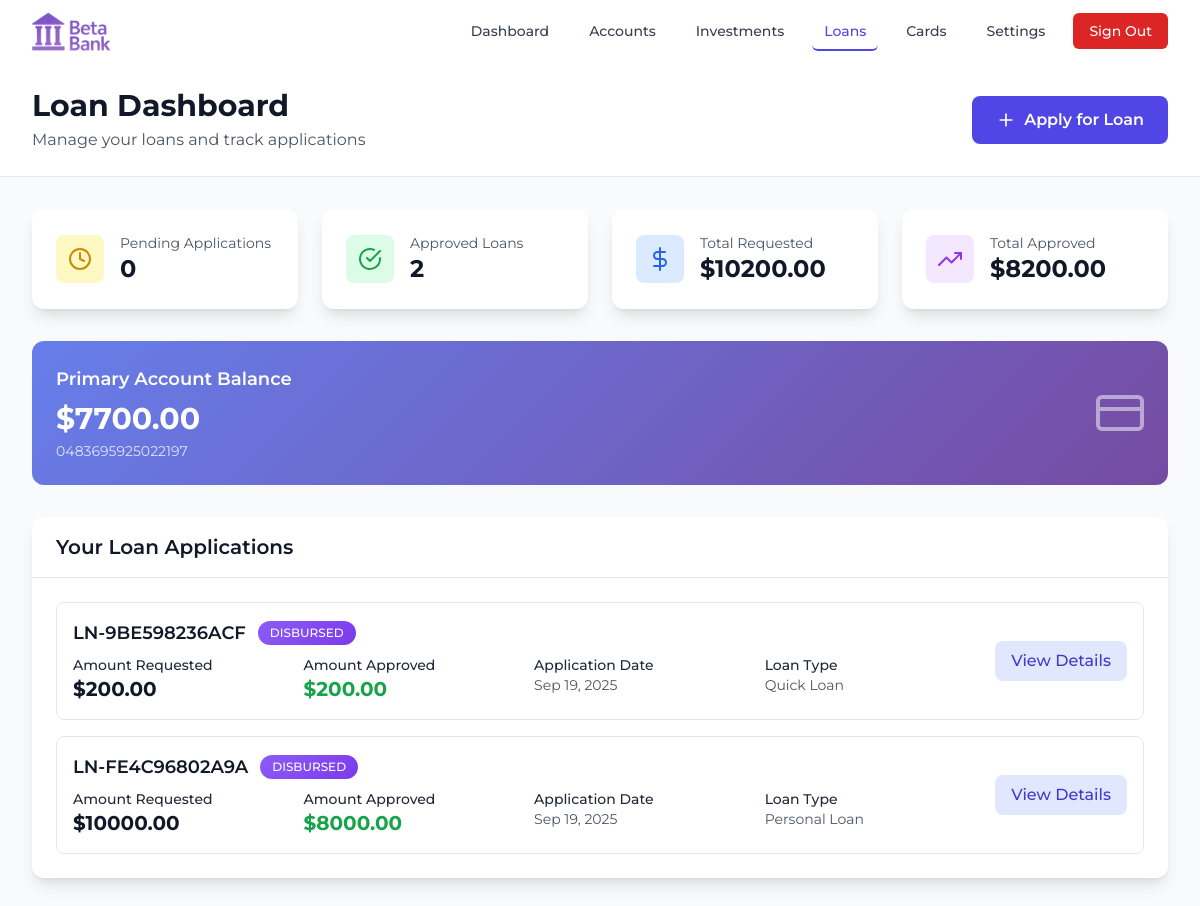
The page /loans/ (signed in) on the database its author committed.
### banking/models.py (models this page shows, shortened)
class BankAccount(models.Model):
    ACCOUNT_TYPES = [
        ("checking", "Checking Account"),
        ("savings", "Savings Account"),
        ("business", "Business Account"),
        ("premium", "Premium Account"),
    ]
    user = models.ForeignKey(
        User, on_delete=models.CASCADE, related_name="bank_accounts"
    )
    account_type = models.CharField(
        max_length=20, choices=ACCOUNT_TYPES, default="checking"
    )
    account_number = models.CharField(max_length=16, unique=True, blank=True)
    balance = models.DecimalField(
        max_digits=15, decimal_places=2, default=Decimal("0.00")
    )
    is_active = models.BooleanField(default=True)
    is_primary = models.BooleanField(default=False)
    created_at = models.DateTimeField(auto_now_add=True)
    updated_at = models.DateTimeField(auto_now=True)
    class Meta:
        verbose_name = "Bank Account"
        verbose_name_plural = "Bank Accounts"

### loans/models.py (models this page shows, shortened)
class Loan(models.Model):
    STATUS_CHOICES = [
        ("pending", "Pending Review"),
        ("approved", "Approved"),
        ("rejected", "Rejected"),
        ("disbursed", "Disbursed"),
        ("active", "Active"),
        ("completed", "Completed"),
        ("cancelled", "Cancelled"),
    ]
    LOAN_TYPES = [
        ("personal", "Personal Loan"),
        ("auto", "Auto Loan"),
        ("business", "Business Loan"),
        ("education", "Education Loan"),
        ("mortgage", "Home Mortgage"),
        ("quick", "Quick Loan"),
    ]
    loan_id = models.UUIDField(default=uuid.uuid4, editable=False, unique=True)
    user = models.ForeignKey(User, on_delete=models.CASCADE, related_name="loans")
    loan_type = models.CharField(max_length=20, choices=LOAN_TYPES, default="quick")
    amount_requested = models.DecimalField(max_digits=15, decimal_places=2)
    amount_approved = models.DecimalField(
        max_digits=15, decimal_places=2, null=True, blank=True
    )
    interest_rate = models.DecimalField(
        max_digits=5,
        decimal_places=2,
        default=Decimal("5.00"),
        help_text="Interest rate as percentage",
    )
    status = models.CharField(max_length=20, choices=STATUS_CHOICES, default="pending")
    purpose = models.TextField(blank=True, null=True, help_text="Purpose of the loan")
    application_date = models.DateTimeField(auto_now_add=True)
    review_date = models.DateTimeField(null=True, blank=True)
    approval_date = models.DateTimeField(null=True, blank=True)
    disbursement_date = models.DateTimeField(null=True, blank=True)
    reviewed_by = models.ForeignKey(
        User,
        on_delete=models.SET_NULL,
        null=True,
        blank=True,
        related_name="reviewed_loans",
    )
    admin_notes = models.TextField(
        blank=True, null=True, help_text="Internal admin notes"
    )
    rejection_reason = models.TextField(
        blank=True, null=True, help_text="Reason for rejection"
    )
    disbursement_account = models.ForeignKey(
        "banking.BankAccount",
        on_delete=models.CASCADE,
        null=True,
        blank=True,
        help_text="Account where loan amount will be deposited",
    )
    reference_number = models.CharField(max_length=20, unique=True, blank=True)
    created_at = models.DateTimeField(auto_now_add=True)
    updated_at = models.DateTimeField(auto_now=True)
    class Meta:
        ordering = ["-application_date"]
        verbose_name = "Loan Application"
        verbose_name_plural = "Loan Applications"

### loans/views.py (the view)
# urls.py: path("", views.loans_dashboard, name="dashboard"),
@login_required
def loans_dashboard(request):
    try:
        user_loans = Loan.objects.filter(user=request.user).order_by(
            "-application_date"
        )
        primary_account = BankAccount.objects.filter(
            user=request.user, is_primary=True
        ).first()
        pending_loans = user_loans.filter(status="pending").count()
        approved_loans = user_loans.filter(
            status__in=["approved", "disbursed", "active"]
        ).count()
        total_requested = sum(loan.amount_requested for loan in user_loans)
        total_approved = sum(
            loan.amount_approved or 0
            for loan in user_loans.filter(
                status__in=["approved", "disbursed", "active"]
            )
        )
        context = {
            "user_loans": user_loans,
            "primary_account": primary_account,
            "pending_loans": pending_loans,
            "approved_loans": approved_loans,
            "total_requested": total_requested,
            "total_approved": total_approved,
        }
        return render(request, "loans/dashboard.html", context)
    except Exception as e:
        messages.error(request, f"Error loading loans dashboard: {str(e)}")
        return render(request, "loans/dashboard.html", {"error": str(e)})

### templates/loans/dashboard.html (shortened to what this page needs)
{% load static %}
<!DOCTYPE html>
<html lang="en">
<head>
    <script src="https://cdn.tailwindcss.com"></script>
</head>
<body class="bg-gray-50">
    <nav class="bg-white shadow-lg">
        <div class="max-w-7xl mx-auto px-4 sm:px-6 lg:px-8">
            <div class="flex justify-between items-center h-16">
                <div class="flex items-center">
                    <div class="flex-shrink-0">
                        <a href="{% url 'accounts:dashboard' %}">
                            <img src="{% static 'photos/beta_logo.png' %}" alt="BetaBank Logo" class="h-10 w-auto">
                        </a>
                    </div>
                </div>
                <div class="hidden md:block">
                    <div class="ml-10 flex items-baseline space-x-4">
                        <a href="{% url 'accounts:dashboard' %}" class="text-gray-700 hover:text-indigo-600 px-3 py-2 rounded-md text-sm font-medium transition duration-300">Dashboard</a>
                        <a href="#" class="text-gray-700 hover:text-indigo-600 px-3 py-2 rounded-md text-sm font-medium transition duration-300">Accounts</a>
                        <a href="{% url 'investments:dashboard' %}" class="text-gray-700 hover:text-indigo-600 px-3 py-2 rounded-md text-sm font-medium transition duration-300">Investments</a>
                        <a href="{% url 'loans:dashboard' %}" class="text-indigo-600 border-b-2 border-indigo-600 px-3 py-2 rounded-md text-sm font-medium">Loans</a>
                        <a href="#" class="text-gray-700 hover:text-indigo-600 px-3 py-2 rounded-md text-sm font-medium transition duration-300">Cards</a>
                        <a href="#" class="text-gray-700 hover:text-indigo-600 px-3 py-2 rounded-md text-sm font-medium transition duration-300">Settings</a>
                        <a href="{% url 'accounts:logout' %}" class="bg-red-600 text-white px-4 py-2 rounded-md text-sm font-medium hover:bg-red-700 transition duration-300">Sign Out</a>
                    </div>
                </div>
            </div>
        </div>
    </nav>
    <div class="bg-white border-b">
        <div class="max-w-7xl mx-auto px-4 sm:px-6 lg:px-8">
            <div class="py-6">
                <div class="flex items-center justify-between">
                    <div>
                        <h1 class="text-3xl font-bold text-gray-900">Loan Dashboard</h1>
                        <p class="text-gray-600 mt-1">Manage your loans and track applications</p>
                    </div>
                    <button onclick="openLoanApplicationModal()" class="bg-indigo-600 text-white px-6 py-3 rounded-lg font-semibold hover:bg-indigo-700 transition duration-300 flex items-center">
                        <i data-feather="plus" class="w-5 h-5 mr-2"></i>
                        Apply for Loan
                    </button>
                </div>
            </div>
        </div>
    </div>
    <div class="max-w-7xl mx-auto px-4 sm:px-6 lg:px-8 py-8">
        <div class="mb-8">
            <div class="grid md:grid-cols-4 gap-6">
                <div class="bg-white rounded-xl shadow-lg p-6 card-hover">
                    <div class="flex items-center">
                        <div class="w-12 h-12 bg-yellow-100 rounded-lg flex items-center justify-center mr-4">
                            <i data-feather="clock" class="w-6 h-6 text-yellow-600"></i>
                        </div>
                        <div>
                            <p class="text-sm text-gray-600">Pending Applications</p>
                            <p class="text-2xl font-bold text-gray-900">{{ pending_loans }}</p>
                        </div>
                    </div>
                </div>
                <div class="bg-white rounded-xl shadow-lg p-6 card-hover">
                    <div class="flex items-center">
                        <div class="w-12 h-12 bg-green-100 rounded-lg flex items-center justify-center mr-4">
                            <i data-feather="check-circle" class="w-6 h-6 text-green-600"></i>
                        </div>
                        <div>
                            <p class="text-sm text-gray-600">Approved Loans</p>
                            <p class="text-2xl font-bold text-gray-900">{{ approved_loans }}</p>
                        </div>
                    </div>
                </div>
                <div class="bg-white rounded-xl shadow-lg p-6 card-hover">
                    <div class="flex items-center">
                        <div class="w-12 h-12 bg-blue-100 rounded-lg flex items-center justify-center mr-4">
                            <i data-feather="dollar-sign" class="w-6 h-6 text-blue-600"></i>
                        </div>
                        <div>
                            <p class="text-sm text-gray-600">Total Requested</p>
                            <p class="text-2xl font-bold text-gray-900">${{ total_requested|floatformat:2 }}</p>
                        </div>
                    </div>
                </div>
                <div class="bg-white rounded-xl shadow-lg p-6 card-hover">
                    <div class="flex items-center">
                        <div class="w-12 h-12 bg-purple-100 rounded-lg flex items-center justify-center mr-4">
                            <i data-feather="trending-up" class="w-6 h-6 text-purple-600"></i>
                        </div>
                        <div>
                            <p class="text-sm text-gray-600">Total Approved</p>
                            <p class="text-2xl font-bold text-gray-900">${{ total_approved|floatformat:2 }}</p>
                        </div>
                    </div>
                </div>
            </div>
        </div>
        {% if primary_account %}
        <div class="mb-8">
            <div class="gradient-card rounded-xl p-6 text-white">
                <div class="flex items-center justify-between">
                    <div>
                        <h3 class="text-lg font-semibold mb-2">Primary Account Balance</h3>
                        <p class="text-3xl font-bold">${{ primary_account.balance|floatformat:2 }}</p>
                        <p class="text-sm opacity-80 mt-1">{{ primary_account.account_number }}</p>
                    </div>
                    <div class="text-right">
                        <i data-feather="credit-card" class="w-12 h-12 opacity-50"></i>
                    </div>
                </div>
            </div>
        </div>
        {% endif %}
        <div class="bg-white rounded-xl shadow-lg">
            <div class="px-6 py-4 border-b border-gray-200">
                <h2 class="text-xl font-semibold text-gray-900">Your Loan Applications</h2>
            </div>
            <div class="p-6">
                {% if user_loans %}
                    <div class="space-y-4">
                        {% for loan in user_loans %}
                        <div class="border border-gray-200 rounded-lg p-4 hover:border-indigo-300 transition duration-300">
                            <div class="flex items-center justify-between">
                                <div class="flex-1">
                                    <div class="flex items-center mb-2">
                                        <h3 class="text-lg font-semibold text-gray-900 mr-3">{{ loan.reference_number }}</h3>
                                        <span class="status-{{ loan.status }} text-white text-xs px-3 py-1 rounded-full font-medium">
                                            {{ loan.get_status_display|upper }}
                                        </span>
                                    </div>
                                    <div class="grid md:grid-cols-4 gap-4 text-sm text-gray-600">
                                        <div>
                                            <p class="font-medium text-gray-800">Amount Requested</p>
                                            <p class="text-xl font-bold text-gray-900">${{ loan.amount_requested|floatformat:2 }}</p>
                                        </div>
                                        {% if loan.amount_approved %}
                                        <div>
                                            <p class="font-medium text-gray-800">Amount Approved</p>
                                            <p class="text-xl font-bold text-green-600">${{ loan.amount_approved|floatformat:2 }}</p>
                                        </div>
                                        {% endif %}
                                        <div>
                                            <p class="font-medium text-gray-800">Application Date</p>
                                            <p>{{ loan.application_date|date:"M d, Y" }}</p>
                                        </div>
                                        <div>
                                            <p class="font-medium text-gray-800">Loan Type</p>
                                            <p class="capitalize">{{ loan.get_loan_type_display }}</p>
                                        </div>
                                    </div>
                                </div>
                                <div class="flex items-center space-x-2 ml-4">
                                    <a href="{% url 'loans:detail' loan.loan_id %}" class="bg-indigo-100 text-indigo-700 px-4 py-2 rounded-lg font-medium hover:bg-indigo-200 transition duration-300">
                                        View Details
                                    </a>
                                </div>
                            </div>
                        </div>
                        {% endfor %}
                    </div>
                {% endif %}
            </div>
        </div>
    </div>
</body>
</html>

### templates/loans/dashboard.html (style rules this page uses)
* { font-family: 'Montserrat', sans-serif; }
.card-hover { transition: transform 0.3s ease, box-shadow 0.3s ease; }
.gradient-card { background: linear-gradient(135deg, #667eea 0%, #764ba2 100%); }
.status-disbursed { background: linear-gradient(135deg, #8b5cf6 0%, #7c3aed 100%); }

### rows shown on the page
BankAccount: balance "7700.00", account_number "0483695925022197"
Loan: reference_number "LN-9BE598236ACF", status "DISBURSED", amount_requested "200.00", amount_approved "200.00", application_date "Sep 19, 2025", loan_type "Quick Loan"
Loan: reference_number "LN-FE4C96802A9A", status "DISBURSED", amount_requested "10000.00", amount_approved "8000.00", application_date "Sep 19, 2025", loan_type "Personal Loan"

### other values the page prints
{{ pending_loans }} "0"
{{ approved_loans }} "2"
{{ total_requested|floatformat:2 }} "10200.00"
{{ total_approved|floatformat:2 }} "8200.00"
